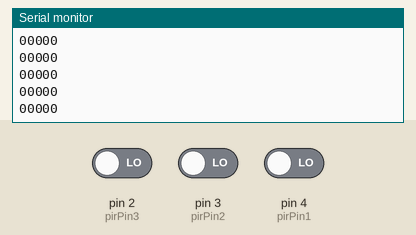
Simulated run of this sketch. Board: Arduino Uno, built with avr-gcc and run on an emulated ATmega328P. Parts: the last lines printed to the serial monitor. The inputs (shaded band) are chosen by the test bench; at power-on: pin 2 (pirPin3) LOW, pin 3 (pirPin2) LOW, pin 4 (pirPin1) LOW.

Above: at 1.2 s.
1.3 s: pin 2 (pirPin3) driven HIGH
At 1.31 s:
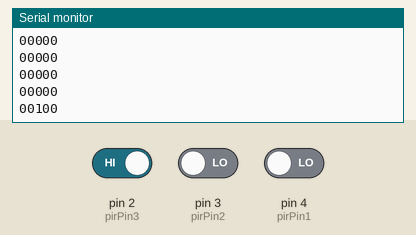
2.8 s: pin 3 (pirPin2) driven HIGH
At 2.81 s:
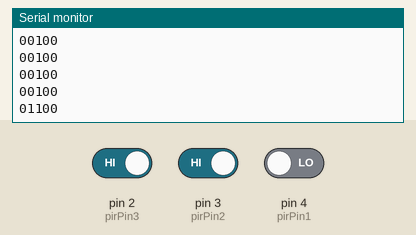
4.3 s: pin 4 (pirPin1) driven HIGH
At 4.32 s:
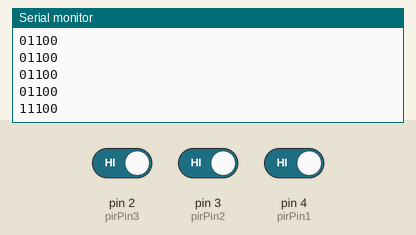
5.8 s: pin 2 (pirPin3) driven LOW
At 5.83 s:
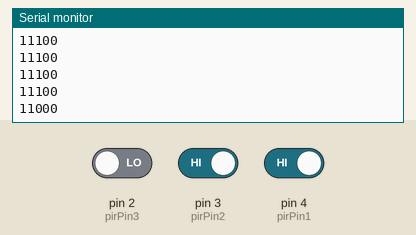
7.3 s: pin 3 (pirPin2) driven LOW
At 7.33 s:
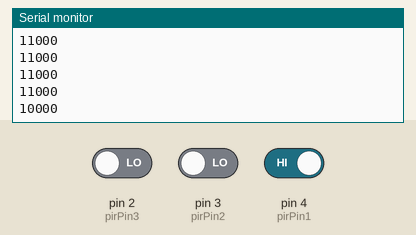
Timing chart, 0 to 9.8 s (numbered marks = the images above; inputs shaded):
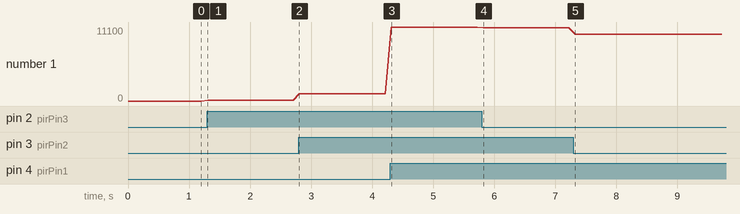

The sketch:

PIR.ino
```cpp
#define pirPin1 4
#define pirPin2 3
#define pirPin3 2
#define pirPin4 1
#define pirPin5 0
int pirValue1;
int pirValue2;
int pirValue3;
int pirValue4;
int pirValue5;
void setup()
{
  Serial.begin(9600);
  pinMode(pirPin1,INPUT);
  pinMode(pirPin2,INPUT);
  pinMode(pirPin3,INPUT);
  pinMode(pirPin4,INPUT);
  pinMode(pirPin5,INPUT);
}
void loop()
{
  pirValue1=digitalRead(pirPin1);
  pirValue2=digitalRead(pirPin2);
  pirValue3=digitalRead(pirPin3);
  pirValue4=digitalRead(pirPin4);
  pirValue5=digitalRead(pirPin5);
  Serial.print(pirValue1);
  Serial.print(pirValue2);
  Serial.print(pirValue3);
  Serial.print(pirValue4);
  Serial.println(pirValue5);
  delay(100);
}
```

Measured:
- after the input at 1.3 s, the serial monitor: prints a new line at once (image 1)
- after the input at 2.8 s, the serial monitor: prints a new line at once (image 2)
- after the input at 4.3 s, the serial monitor: prints a new line at once (image 3)
- after the input at 5.8 s, the serial monitor: prints a new line at once (image 4)
- after the input at 7.3 s, the serial monitor: prints a new line at once (image 5)
- plotted number 1: 0 → 100 after the input at 1.3 s, 100 → 1100 after the input at 2.8 s, 1100 → 11100 after the input at 4.3 s, 11100 → 11000 after the input at 5.8 s, 11000 → 10000 after the input at 7.3 s
